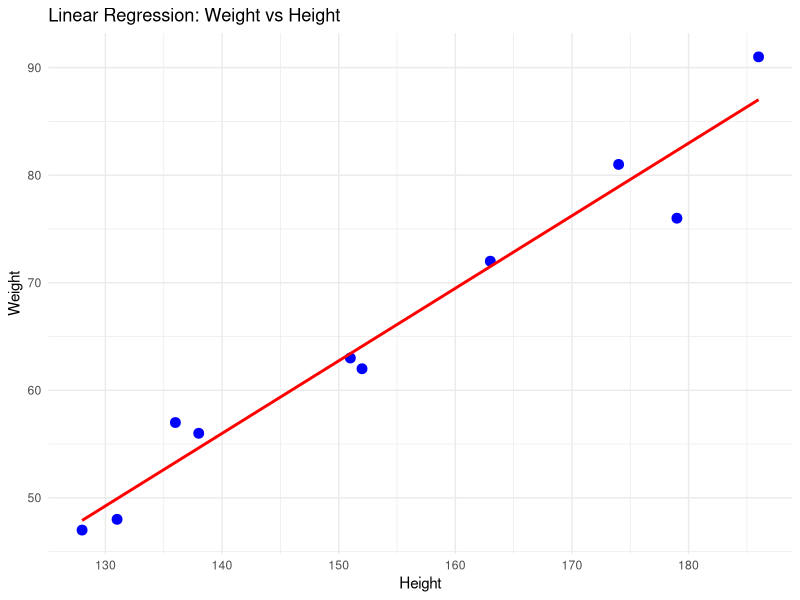
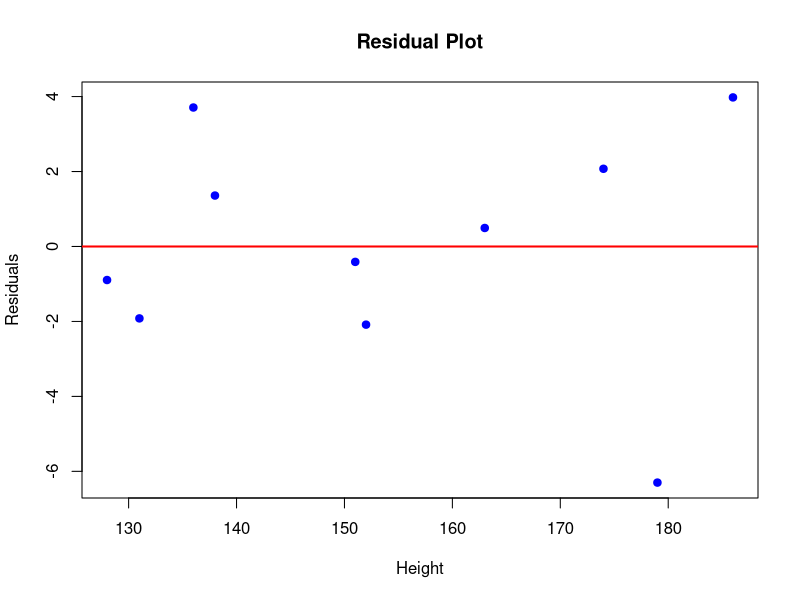

The R source for these figures, in order:
# Install and load required libraries
if (!requireNamespace("ggplot2", quietly = TRUE)) install.packages("ggplot2")

library(ggplot2)

# Prepare height and weight vectors
height <- c(151, 174, 138, 186, 128, 136, 179, 163, 152, 131)
weight <- c(63, 81, 56, 91, 47, 57, 76, 72, 62, 48)

# Step 1: Create a data frame
height_weight_data <- data.frame(height, weight)

# Step 2: Perform Linear Regression
linear_model <- lm(weight ~ height, data = height_weight_data)

# Display the summary of the model
print(summary(linear_model))

# Step 3: Visualize the Linear Regression
# Scatter plot of height vs weight with regression line
ggplot(height_weight_data, aes(x = height, y = weight)) +
  geom_point(color = "blue", size = 3) +
  geom_smooth(method = "lm", se = FALSE, color = "red") +
  labs(title = "Linear Regression: Weight vs Height", x = "Height", y = "Weight") +
  theme_minimal()

# Step 4: Analysis of the regression
# Calculate and display residuals
residuals <- resid(linear_model)
height_weight_data$residuals <- residuals

# Plot residuals to analyze the fit
plot(height_weight_data$height, residuals, 
     main = "Residual Plot", xlab = "Height", ylab = "Residuals", 
     col = "blue", pch = 19)
abline(h = 0, col = "red", lwd = 2)

# Display the data with residuals
print(height_weight_data)
